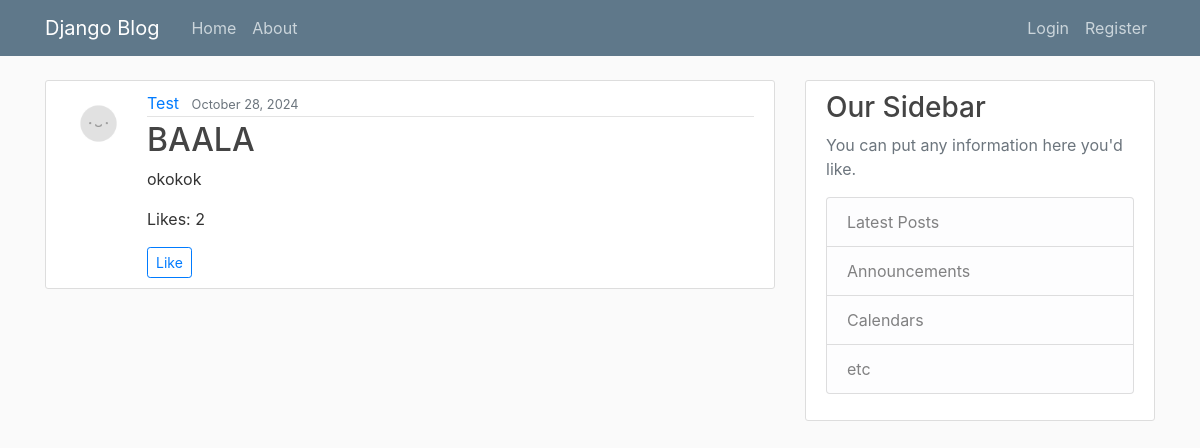
Screenshot of /blog/post/9/ with the database file from the repository.
### blog/models.py (models this page shows, shortened)
class Post(models.Model):
    title = models.CharField(max_length=120, blank=True, null=True)
    content = models.TextField()
    date_posted = models.DateTimeField(auto_now=True)
    author = models.ForeignKey(User, on_delete=models.CASCADE)

### users/models.py (models this page shows, shortened)
class Profile(models.Model):
    user = models.OneToOneField(User, on_delete=models.CASCADE)
    image = models.ImageField(default='default.jpg', upload_to='profile_pics')

### blog/views.py (the view)
# urls.py: path('post/<int:pk>/', PostDetailView.as_view(), name='post-detail'),
class PostDetailView(DetailView):
    model = Post

### blog/templates/blog/post_detail.html (shortened to what this page needs)
{% extends "blog/base.html" %}
{% block content %}
  <article class="media content-section">
    <img class="rounded-circle article-img" src="{{ object.author.profile.image.url }}">
    <div class="media-body">
      <div class="article-metadata">
        <a class="mr-2" href="#">{{ object.author }}</a>
        <small class="text-muted">{{ object.date_posted|date:"F d, Y" }}</small>
      </div>
      <h2 class="article-title">{{ object.title }}</h2>
      <p class="article-content">{{ object.content }}</p>
      <div class="like-section">
        <p>Likes: {{ object.like_set.count }}</p>
        <form action="{% url 'like_post' object.id %}" method="post" style="display:inline;">
          <button type="submit" class="btn btn-outline-primary btn-sm">
            {% if user.is_authenticated and user_has_liked %}
                Unlike
            {% else %}
                Like
            {% endif %}
          </button>
        </form>
      </div>
    </div>
  </article>
{% endblock content %}

### blog/static/blog/main.css (style rules this page uses)
body { background: #fafafa; color: #333333; margin-top: 5rem; }
h1, h2, h3, h4, h5, h6 { color: #444444; }
.content-section { background: #ffffff; padding: 10px 20px; border: 1px solid #dddddd; border-radius: 3px; margin-bottom: 20px; }
.article-title { color: #444444; }
.article-content { white-space: pre-line; }
.article-img { height: 65px; width: 65px; margin-right: 16px; }
.article-metadata { padding-bottom: 1px; margin-bottom: 4px; border-bottom: 1px solid #e3e3e3 }

### rows the page displays
Post: author.profile.image (placeholder picture), author "Test", date_posted "October 28, 2024", title "BAALA", content "okokok", like_set.count "2"
